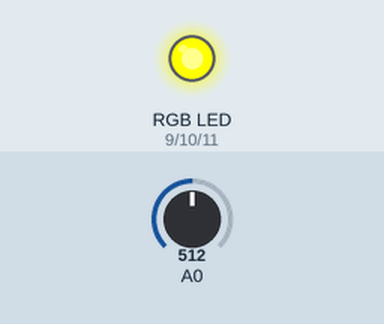
The sketch below on a simulated Arduino Uno, built with avr-gcc and run on an emulated ATmega328P. Shown: an RGB LED mixed from three pins (HIGH = lit). The test bench sets the inputs (shaded band); at power-on: A0 = 512. Dim RGB values are drawn brighter than linear.

Above: at 1.2 s.
1.3 s: A0 set to 524
At 2.4 s:
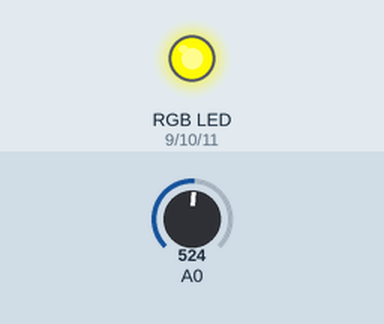
2.8 s: A0 set to 511
At 3.5 s:
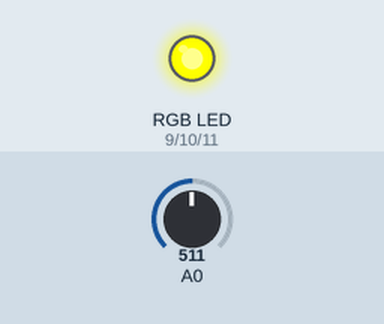
4.3 s: A0 set to 306
At 4.7 s:
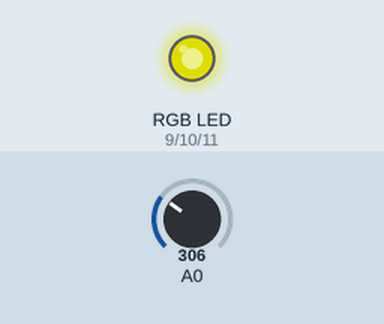
5.8 s: A0 set to 0
At 7.0 s:
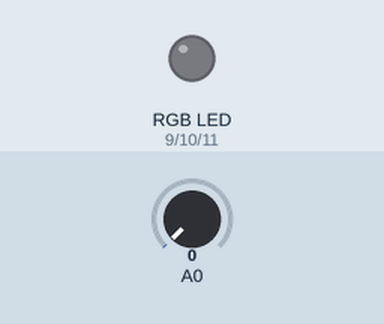
7.3 s: A0 set to 4
At 8.2 s:
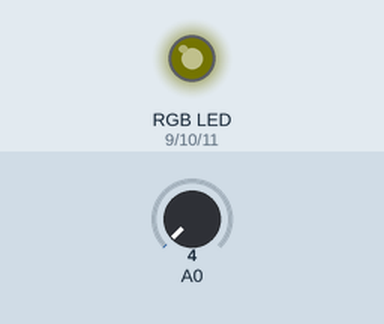
Timing chart, 0 to 9.8 s (numbered marks = the images above; inputs shaded):
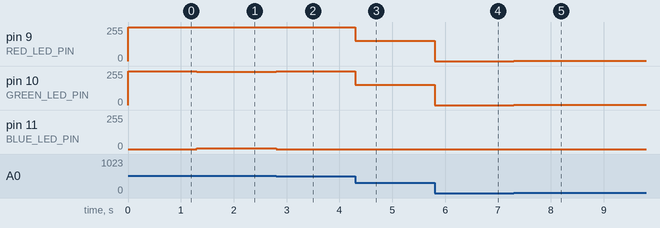

The sketch:

LED_Dance_Party.ino
```cpp
const int RED_LED_PIN = 9;
const int GREEN_LED_PIN = 10;
const int BLUE_LED_PIN = 11;

void setup() {

}

void loop ()
{

  int sensorValue =analogRead (0);

  int redValue = constrain(map(sensorValue, 0, 512, 0, 255), 0, 255);

  int greenValue =
  constrain(map(sensorValue, 0, 512, 0,255), 0, 255) -
  constrain(map(sensorValue, 512, 1023, 0, 255), 0, 255);


  int blueValue = constrain(map(sensorValue, 512, 1023, 0, 255), 0, 255);

  analogWrite(RED_LED_PIN, redValue);
  analogWrite(GREEN_LED_PIN, greenValue);
  analogWrite(BLUE_LED_PIN, blueValue);

}
```

Measured:
- after the input at 1.3 s, pin 10 (GREEN_LED_PIN): 255/255 → 250/255 at once; pin 11 (BLUE_LED_PIN): 0/255 → 5/255 at once
- after the input at 2.8 s, pin 9 (RED_LED_PIN): 255/255 → 254/255 at once; pin 10 (GREEN_LED_PIN): 250/255 → 254/255 at once; pin 11 (BLUE_LED_PIN): 5/255 → 0/255 at once
- after the input at 4.3 s, pin 9 (RED_LED_PIN), pin 10 (GREEN_LED_PIN): 254/255 → 152/255 at once
- after the input at 5.8 s, pin 9 (RED_LED_PIN), pin 10 (GREEN_LED_PIN): 152/255 → 0/255 at once
- after the input at 7.3 s, pin 9 (RED_LED_PIN), pin 10 (GREEN_LED_PIN): 0/255 → 1/255 at once
